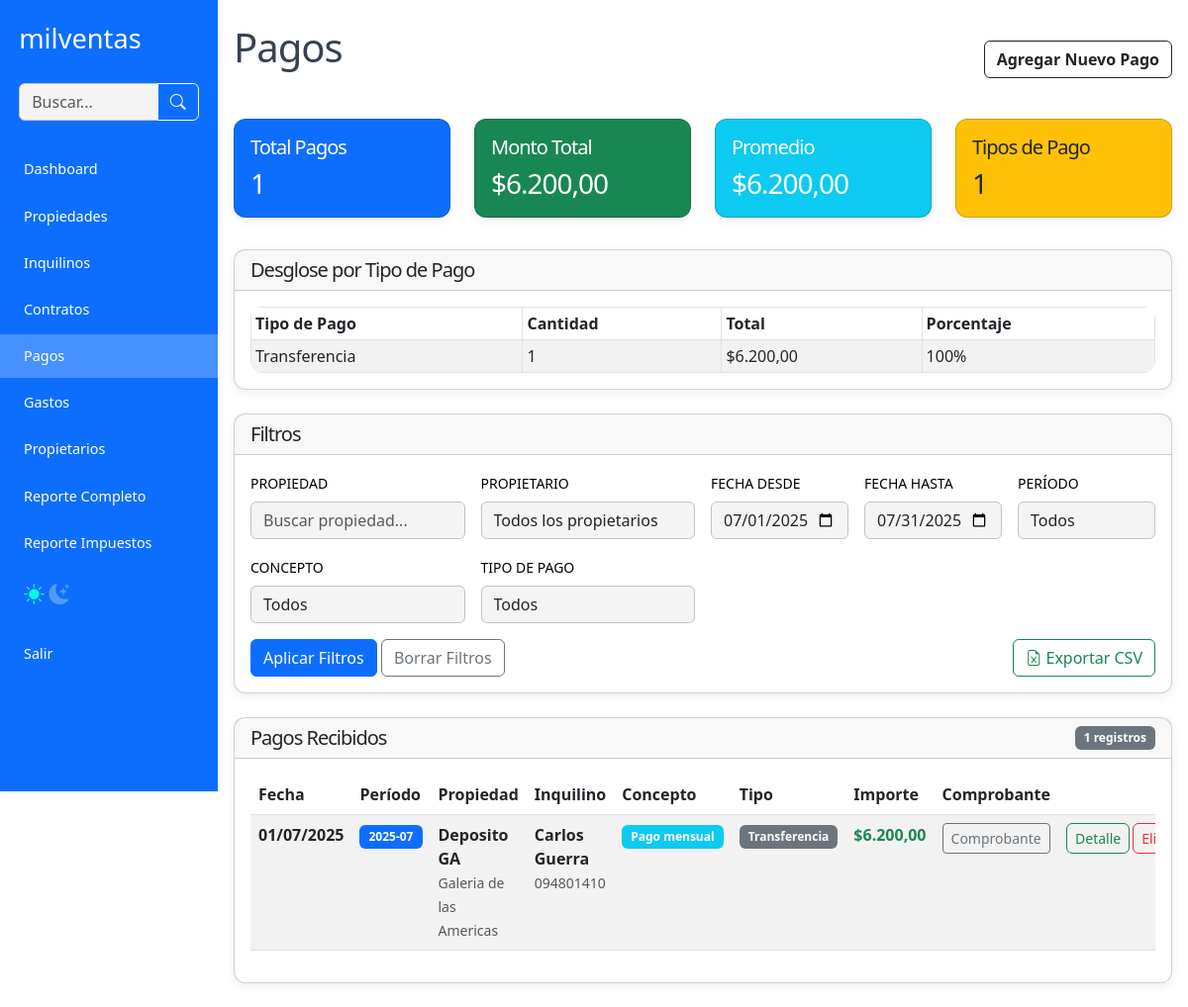
The app's page /listado_pagos.php (signed in) with its own data.
### tables this page shows
CREATE TABLE IF NOT EXISTS `pagos` (
  `id` int(11) NOT NULL AUTO_INCREMENT,
  `contrato_id` int(11) DEFAULT NULL,
  `usuario_id` int(11) DEFAULT NULL,
  `periodo` varchar(7) NOT NULL,
  `mes` int(11) DEFAULT NULL,
  `anio` int(11) DEFAULT NULL,
  `fecha` date DEFAULT NULL,
  `fecha_creacion` datetime DEFAULT NULL,
  `fecha_programada` date DEFAULT NULL,
  `fecha_recibido` date DEFAULT NULL,
  `concepto` varchar(50) NOT NULL,
  `tipo_pago` varchar(100) DEFAULT NULL,
  `importe` decimal(10,0) NOT NULL,
  `comentario` varchar(500) NOT NULL,
  `comprobante` text,
  `pagado` tinyint(1) DEFAULT NULL,
  PRIMARY KEY (`id`)
);

CREATE TABLE IF NOT EXISTS `propiedades` (
  `id` int(11) NOT NULL AUTO_INCREMENT,
  `nombre` varchar(255) NOT NULL,
  `tipo` varchar(100) DEFAULT NULL,
  `direccion` varchar(255) DEFAULT NULL,
  `galeria` text,
  `local` varchar(100) DEFAULT NULL,
  `precio` decimal(10,2) DEFAULT NULL,
  `incluye_gc` tinyint(1) DEFAULT NULL,
  `gastos_comunes` decimal(10,2) DEFAULT NULL,
  `estado` enum('alquilado','libre','en venta','uso propio') DEFAULT NULL,
  `propietario_id` int(11) DEFAULT NULL,
  `anep` varchar(100) DEFAULT NULL,
  `ose` varchar(100) DEFAULT NULL,
  `ute` varchar(100) DEFAULT NULL,
  `padron` varchar(100) DEFAULT NULL,
  `contribucion_inmobiliaria` varchar(100) DEFAULT NULL,
  `imm_tasa_general` varchar(100) DEFAULT NULL,
  `imm_tarifa_saneamiento` varchar(100) DEFAULT NULL,
  `imm_instalaciones` varchar(100) DEFAULT NULL,
  `imm_adicional_mercantil` varchar(100) DEFAULT NULL,
  `convenios` varchar(100) DEFAULT NULL,
  `comentarios` text,
  `usuario_id` int(11) NOT NULL,
  `fecha_creacion` datetime DEFAULT NULL,
  `fecha_modificacion` datetime DEFAULT NULL,
  `imagenes` text NOT NULL,
  `documentos` text NOT NULL,
  PRIMARY KEY (`id`),
  KEY `idx_usuario_id` (`usuario_id`)
);

CREATE TABLE IF NOT EXISTS `inquilinos` (
  `id` int(11) NOT NULL AUTO_INCREMENT,
  `nombre` varchar(255) NOT NULL,
  `cedula` varchar(100) NOT NULL,
  `telefono` varchar(20) DEFAULT NULL,
  `vehiculo` varchar(100) DEFAULT NULL,
  `matricula` varchar(50) DEFAULT NULL,
  `documentos` text NOT NULL,
  `usuario_id` int(11) NOT NULL,
  `fecha_creacion` datetime DEFAULT NULL,
  `fecha_modificacion` datetime DEFAULT NULL,
  PRIMARY KEY (`id`)
);

### listado_pagos.php (the view, shortened to what the rows shown need)
<?php
require_once 'config.php';
$filtro_fecha_desde = $_GET['fecha_desde'] ?? '';
$filtro_fecha_hasta = $_GET['fecha_hasta'] ?? '';
if (empty($_GET['fecha_desde']) && empty($_GET['fecha_hasta']) && empty($_GET['periodo'])) {
    $primer_dia = date('Y-m-01');
    $ultimo_dia = date('Y-m-t');
    $filtro_fecha_desde = $primer_dia;
    $filtro_fecha_hasta = $ultimo_dia;
}
$sql_base = "
    SELECT
        p.id,
        p.periodo,
        p.fecha,
        p.importe,
        p.concepto,
        p.tipo_pago,
        p.comentario,
        p.comprobante,
        c.id as contrato_id,
        c.importe as renta_mensual,
        prop.id as propiedad_id,
        prop.nombre as propiedad_nombre,
        prop.direccion as propiedad_direccion,
        i.id as inquilino_id,
        i.nombre as inquilino_nombre,
        i.telefono as inquilino_telefono
    FROM pagos p
    JOIN contratos c ON p.contrato_id = c.id
    JOIN propiedades prop ON c.propiedad_id = prop.id
    JOIN inquilinos i ON c.inquilino_id = i.id
    WHERE 1=1
";
$params = [];
if ($filtro_fecha_desde) {
    $sql_base .= " AND p.fecha >= ?";
    $params[] = $filtro_fecha_desde;
}
if ($filtro_fecha_hasta) {
    $sql_base .= " AND p.fecha <= ?";
    $params[] = $filtro_fecha_hasta;
}
$sql_base .= " ORDER BY p.fecha DESC, p.id DESC";
$stmt = $pdo->prepare($sql_base);
$stmt->execute($params);
$pagos = $stmt->fetchAll(PDO::FETCH_ASSOC);
$monto_total = array_sum(array_column($pagos, 'importe'));
$desglose_tipo = [];
foreach ($pagos as $pago) {
    $tipo = $pago['tipo_pago'] ?? 'Sin especificar';
    if (!isset($desglose_tipo[$tipo])) {
        $desglose_tipo[$tipo] = ['cantidad' => 0, 'monto' => 0];
    }
    $desglose_tipo[$tipo]['cantidad']++;
    $desglose_tipo[$tipo]['monto'] += $pago['importe'];
}
include 'includes/header_nav.php';
?>
<main class="container container-main py-4">
    <div class="d-flex justify-content-between align-items-center mb-4">
        <h1>Pagos</h1>
    </div>
    <?php if (!empty($desglose_tipo)): ?>
        <div class="row mb-4">
            <div class="col-12">
                <div class="card">
                    <div class="card-body">
                        <div class="table-responsive">
                            <table class="table table-sm table-bordered table-striped align-middle mb-0">
                                <thead>
                                    <tr>
                                        <th>Tipo de Pago</th>
                                        <th>Cantidad</th>
                                        <th>Total</th>
                                        <th>Porcentaje</th>
                                    </tr>
                                </thead>
                                <tbody>
                                    <?php foreach ($desglose_tipo as $tipo => $datos): ?>
                                        <tr>
                                            <td><?= htmlspecialchars($tipo) ?></td>
                                            <td><?= $datos['cantidad'] ?></td>
                                            <td>$<?= number_format($datos['monto'], 2, ',', '.') ?></td>
                                            <td><?= $monto_total > 0 ? round(($datos['monto'] / $monto_total) * 100, 2) : 0 ?>%</td>
                                        </tr>
                                    <?php endforeach; ?>
                                </tbody>
                            </table>
                        </div>
                    </div>
                </div>
            </div>
        </div>
    <?php endif; ?>
    <div class="card">
        <div class="card-body">
            <?php if (empty($pagos)): ?>
                <div class="text-center py-4">
                    <p class="text-muted">No se encontraron pagos con los filtros aplicados.</p>
                </div>
            <?php else: ?>
                <div class="table-responsive">
                    <table class="table table-striped table-hover">
                        <thead>
                            <tr>
                                <th>Fecha</th>
                                <th>Período</th>
                                <th>Propiedad</th>
                                <th>Inquilino</th>
                                <th>Concepto</th>
                                <th>Tipo</th>
                                <th>Importe</th>
                                <th>Comprobante</th>
                                <th></th>
                            </tr>
                        </thead>
                        <tbody>
                            <?php foreach ($pagos as $pago): ?>
                                <tr>
                                    <td>
                                        <strong><?= date('d/m/Y', strtotime($pago['fecha'])) ?></strong>
                                    </td>
                                    <td>
                                        <span class="badge bg-primary"><?= htmlspecialchars($pago['periodo']) ?></span>
                                    </td>
                                    <td>
                                        <div>
                                            <strong>
                                                <a href="propiedades.php?edit=<?= intval($pago['propiedad_id']) ?>" class="text-decoration-none text-dark">
                                                    <?= htmlspecialchars($pago['propiedad_nombre']) ?>
                                                </a>
                                            </strong>
                                            <?php if ($pago['propiedad_direccion']): ?>
                                                <br><small class="text-muted"><?= htmlspecialchars($pago['propiedad_direccion']) ?></small>
                                            <?php endif; ?>
                                        </div>
                                    </td>
                                    <td>
                                        <div>
                                            <strong>
                                                <a href="inquilinos.php?edit=<?= intval($pago['inquilino_id']) ?>" class="text-decoration-none text-dark">
                                                    <?= htmlspecialchars($pago['inquilino_nombre']) ?>
                                                </a>
                                            </strong>
                                            <?php if ($pago['inquilino_telefono']): ?>
                                                <br><small class="text-muted"><?= htmlspecialchars($pago['inquilino_telefono']) ?></small>
                                            <?php endif; ?>
                                        </div>
                                    </td>
                                    <td>
                                        <span class="badge bg-info"><?= htmlspecialchars($pago['concepto']) ?></span>
                                    </td>
                                    <td>
                                        <?php
                                        $tipo_pago = $pago['tipo_pago'] ?? '';
                                        $clase_color = stripos($tipo_pago, 'efectivo') !== false ? 'success' : 'secondary';
                                        ?>
                                        <span class="badge bg-<?= $clase_color ?>">
                                            <?= htmlspecialchars($tipo_pago) ?>
                                        </span>
                                    </td>
                                    <td>
                                        <strong class="text-success">$<?= number_format($pago['importe'], 2, ',', '.') ?></strong>
                                    </td>
                                    <td>
                                        <?php if ($pago['comprobante']): ?>
                                            <a href="uploads/<?= htmlspecialchars($pago['comprobante']) ?>"
                                                target="_blank" class="btn btn-sm btn-outline-secondary">
                                                Comprobante
                                            </a>
                                        <?php else: ?>
                                            <span class="text-muted">Sin comprobante</span>
                                        <?php endif; ?>
                                    </td>
                                    <td>
                                        <div class="btn-group" role="group">
                                            <a href="pagos.php?contrato_id=<?= $pago['contrato_id'] ?>"
                                                class="btn btn-sm btn-outline-success" title="Ver contrato">
                                                Detalle
                                            </a>
                                            <?php if ($_SESSION['user_role'] === 'admin'): ?>
                                                <button type="button" class="btn btn-sm btn-outline-danger"
                                                    onclick="eliminarPago(<?= $pago['id'] ?>)" title="Eliminar">
                                                    Eliminar
                                                </button>
                                            <?php endif; ?>
                                        </div>
                                    </td>
                                </tr>
                            <?php endforeach; ?>
                        </tbody>
                    </table>
                </div>
            <?php endif; ?>
        </div>
    </div>
</main>
<?php
include 'includes/footer.php';
?>

### records on screen
pagos: tipo_pago "Transferencia", fecha "01/07/2025", periodo "2025-07", propiedades.nombre "Deposito GA", propiedades.direccion "Galeria de las Americas", inquilinos.nombre "Carlos Guerra", inquilinos.telefono "094801410", concepto "Pago mensual", importe "6.200,00"

### other values on screen
$total_pagos "1"
$monto_total "6.200,00"
$monto_total / $total_pagos "6.200,00"
count($desglose_tipo) "1"
$datos['cantidad'] "1"
$datos['monto'] "6.200,00"
